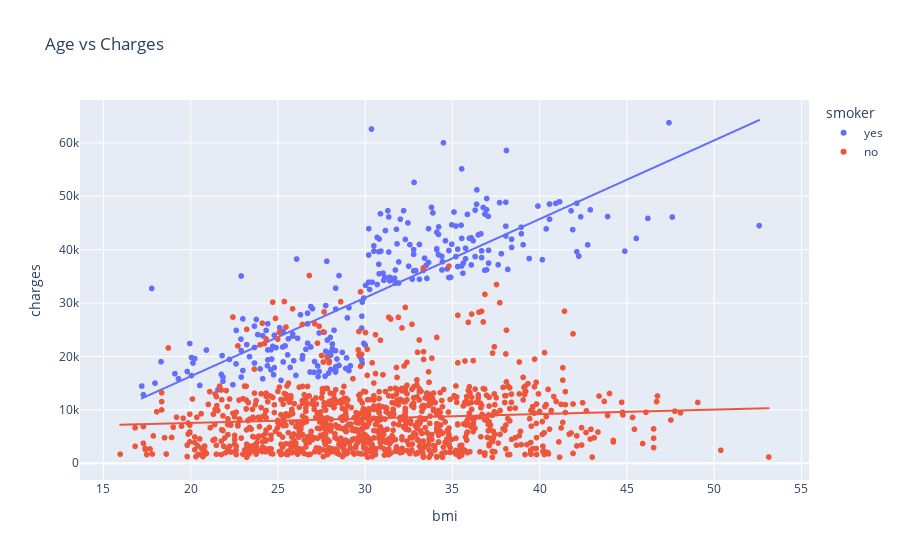

The code cell stored with this chart in its notebook:
### Markdown cell above
### BMI vs Charges

### Code cell
fig = px.scatter(
    df,
    x="bmi",
    y="charges",
    color="smoker",
    title="Age vs Charges",
    trendline="ols"   # adds regression line
)

fig.show()

### Figure 1 — Plotly figure (JSON) as saved in the notebook; plotly's stock layout.template omitted (floating-point values rounded to 4 significant figures; data arrays with more than 128 entries replaced by an {"elided": "..."} marker saying what was removed)
{"data": [{"hovertemplate": "smoker=yes<br>bmi=%{x}<br>charges=%{y}<extra></extra>", "legendgroup": "yes", "marker": {"color": "#636efa", "symbol": "circle"}, "mode": "markers", "name": "yes", "showlegend": true, "type": "scattergl", "x": {"elided": "274 float values"}, "xaxis": "x", "y": {"elided": "274 float values"}, "yaxis": "y"}, {"hovertemplate": "<b>OLS trendline</b><br>charges = 1473.11 * bmi + -13186.6<br>R<sup>2</sup>=0.650411<br><br>smoker=yes<br>bmi=%{x}<br>charges=%{y} <b>(trend)</b><extra></extra>", "legendgroup": "yes", "marker": {"color": "#636efa", "symbol": "circle"}, "mode": "lines", "name": "yes", "showlegend": false, "type": "scattergl", "x": {"elided": "274 float values"}, "xaxis": "x", "y": {"elided": "274 float values"}, "yaxis": "y"}, {"hovertemplate": "smoker=no<br>bmi=%{x}<br>charges=%{y}<extra></extra>", "legendgroup": "no", "marker": {"color": "#EF553B", "symbol": "circle"}, "mode": "markers", "name": "no", "showlegend": true, "type": "scattergl", "x": {"elided": "1064 float values"}, "xaxis": "x", "y": {"elided": "1064 float values"}, "yaxis": "y"}, {"hovertemplate": "<b>OLS trendline</b><br>charges = 83.3506 * bmi + 5879.42<br>R<sup>2</sup>=0.007062<br><br>smoker=no<br>bmi=%{x}<br>charges=%{y} <b>(trend)</b><extra></extra>", "legendgroup": "no", "marker": {"color": "#EF553B", "symbol": "circle"}, "mode": "lines", "name": "no", "showlegend": false, "type": "scattergl", "x": {"elided": "1064 float values"}, "xaxis": "x", "y": {"elided": "1064 float values"}, "yaxis": "y"}], "layout": {"legend": {"title": {"text": "smoker"}, "tracegroupgap": 0}, "title": {"text": "Age vs Charges"}, "xaxis": {"anchor": "y", "domain": [0, 1], "title": {"text": "bmi"}}, "yaxis": {"anchor": "x", "domain": [0, 1], "title": {"text": "charges"}}}}
